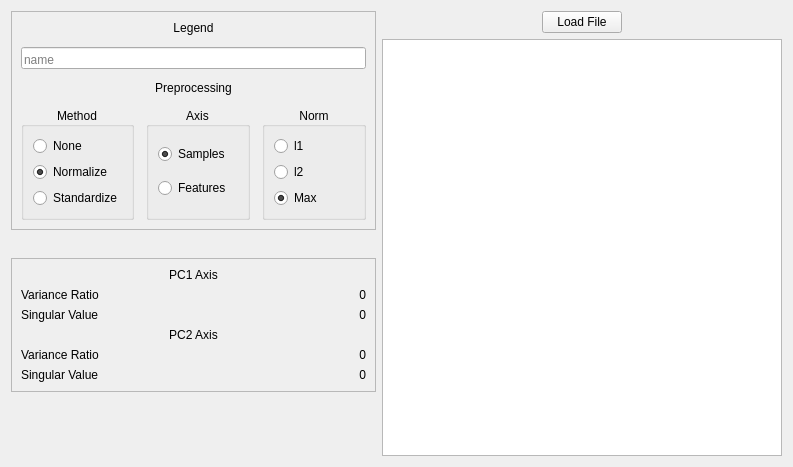
<?xml version="1.0" encoding="UTF-8"?>
<ui version="4.0">
 <class>main_widget</class>
 <widget class="QWidget" name="main_widget">
  <property name="geometry">
   <rect>
    <x>0</x>
    <y>0</y>
    <width>793</width>
    <height>467</height>
   </rect>
  </property>
  <property name="sizePolicy">
   <sizepolicy hsizetype="MinimumExpanding" vsizetype="Fixed">
    <horstretch>0</horstretch>
    <verstretch>0</verstretch>
   </sizepolicy>
  </property>
  <property name="minimumSize">
   <size>
    <width>0</width>
    <height>0</height>
   </size>
  </property>
  <property name="maximumSize">
   <size>
    <width>16777215</width>
    <height>16777215</height>
   </size>
  </property>
  <property name="windowTitle">
   <string>Form</string>
  </property>
  <layout class="QGridLayout" name="gridLayout">
   <item row="4" column="0">
    <widget class="QFrame" name="pc_frame">
     <property name="sizePolicy">
      <sizepolicy hsizetype="MinimumExpanding" vsizetype="Fixed">
       <horstretch>0</horstretch>
       <verstretch>0</verstretch>
      </sizepolicy>
     </property>
     <property name="frameShape">
      <enum>QFrame::StyledPanel</enum>
     </property>
     <property name="frameShadow">
      <enum>QFrame::Raised</enum>
     </property>
     <layout class="QGridLayout" name="gridLayout_2">
      <item row="1" column="0">
       <widget class="QLabel" name="label">
        <property name="sizePolicy">
         <sizepolicy hsizetype="Minimum" vsizetype="Preferred">
          <horstretch>0</horstretch>
          <verstretch>0</verstretch>
         </sizepolicy>
        </property>
        <property name="text">
         <string>Variance Ratio</string>
        </property>
        <property name="alignment">
         <set>Qt::AlignLeading|Qt::AlignLeft|Qt::AlignVCenter</set>
        </property>
       </widget>
      </item>
      <item row="2" column="0">
       <widget class="QLabel" name="label_3">
        <property name="sizePolicy">
         <sizepolicy hsizetype="Minimum" vsizetype="Preferred">
          <horstretch>0</horstretch>
          <verstretch>0</verstretch>
         </sizepolicy>
        </property>
        <property name="text">
         <string>Singular Value</string>
        </property>
        <property name="alignment">
         <set>Qt::AlignLeading|Qt::AlignLeft|Qt::AlignVCenter</set>
        </property>
       </widget>
      </item>
      <item row="7" column="0">
       <widget class="QLabel" name="label_9">
        <property name="sizePolicy">
         <sizepolicy hsizetype="Minimum" vsizetype="Preferred">
          <horstretch>0</horstretch>
          <verstretch>0</verstretch>
         </sizepolicy>
        </property>
        <property name="text">
         <string>Variance Ratio</string>
        </property>
        <property name="alignment">
         <set>Qt::AlignLeading|Qt::AlignLeft|Qt::AlignVCenter</set>
        </property>
       </widget>
      </item>
      <item row="0" column="0" colspan="2">
       <widget class="QLabel" name="label_7">
        <property name="text">
         <string>PC1 Axis</string>
        </property>
        <property name="alignment">
         <set>Qt::AlignCenter</set>
        </property>
       </widget>
      </item>
      <item row="6" column="0" colspan="2">
       <widget class="QLabel" name="label_8">
        <property name="text">
         <string>PC2 Axis</string>
        </property>
        <property name="alignment">
         <set>Qt::AlignCenter</set>
        </property>
       </widget>
      </item>
      <item row="8" column="0">
       <widget class="QLabel" name="label_10">
        <property name="sizePolicy">
         <sizepolicy hsizetype="Minimum" vsizetype="Preferred">
          <horstretch>0</horstretch>
          <verstretch>0</verstretch>
         </sizepolicy>
        </property>
        <property name="text">
         <string>Singular Value</string>
        </property>
        <property name="alignment">
         <set>Qt::AlignLeading|Qt::AlignLeft|Qt::AlignVCenter</set>
        </property>
       </widget>
      </item>
      <item row="1" column="1">
       <widget class="QLabel" name="pc1_variance_ratio">
        <property name="text">
         <string notr="true">0</string>
        </property>
        <property name="alignment">
         <set>Qt::AlignRight|Qt::AlignTrailing|Qt::AlignVCenter</set>
        </property>
       </widget>
      </item>
      <item row="2" column="1">
       <widget class="QLabel" name="pc1_singular_value">
        <property name="text">
         <string notr="true">0</string>
        </property>
        <property name="alignment">
         <set>Qt::AlignRight|Qt::AlignTrailing|Qt::AlignVCenter</set>
        </property>
       </widget>
      </item>
      <item row="7" column="1">
       <widget class="QLabel" name="pc2_variance_ratio">
        <property name="text">
         <string notr="true">0</string>
        </property>
        <property name="alignment">
         <set>Qt::AlignRight|Qt::AlignTrailing|Qt::AlignVCenter</set>
        </property>
       </widget>
      </item>
      <item row="8" column="1">
       <widget class="QLabel" name="pc2_singular_value">
        <property name="text">
         <string notr="true">0</string>
        </property>
        <property name="alignment">
         <set>Qt::AlignRight|Qt::AlignTrailing|Qt::AlignVCenter</set>
        </property>
       </widget>
      </item>
     </layout>
    </widget>
   </item>
   <item row="0" column="1" alignment="Qt::AlignHCenter">
    <widget class="QPushButton" name="button_load_data">
     <property name="sizePolicy">
      <sizepolicy hsizetype="Fixed" vsizetype="Fixed">
       <horstretch>0</horstretch>
       <verstretch>0</verstretch>
      </sizepolicy>
     </property>
     <property name="text">
      <string>Load File</string>
     </property>
    </widget>
   </item>
   <item row="0" column="0" rowspan="3">
    <widget class="QFrame" name="table_cfg_frame">
     <property name="sizePolicy">
      <sizepolicy hsizetype="MinimumExpanding" vsizetype="Fixed">
       <horstretch>0</horstretch>
       <verstretch>0</verstretch>
      </sizepolicy>
     </property>
     <property name="frameShape">
      <enum>QFrame::StyledPanel</enum>
     </property>
     <property name="frameShadow">
      <enum>QFrame::Raised</enum>
     </property>
     <layout class="QGridLayout" name="gridLayout_3">
      <property name="sizeConstraint">
       <enum>QLayout::SetDefaultConstraint</enum>
      </property>
      <property name="spacing">
       <number>12</number>
      </property>
      <item row="5" column="1">
       <widget class="QGroupBox" name="groupbox_axis">
        <property name="sizePolicy">
         <sizepolicy hsizetype="MinimumExpanding" vsizetype="Preferred">
          <horstretch>0</horstretch>
          <verstretch>0</verstretch>
         </sizepolicy>
        </property>
        <property name="title">
         <string>Axis</string>
        </property>
        <property name="alignment">
         <set>Qt::AlignCenter</set>
        </property>
        <layout class="QVBoxLayout" name="verticalLayout">
         <item>
          <widget class="QRadioButton" name="radio_axis_samples">
           <property name="text">
            <string>Samples</string>
           </property>
           <property name="checked">
            <bool>true</bool>
           </property>
          </widget>
         </item>
         <item>
          <widget class="QRadioButton" name="radio_axis_features">
           <property name="text">
            <string>Features</string>
           </property>
          </widget>
         </item>
        </layout>
       </widget>
      </item>
      <item row="5" column="0">
       <widget class="QGroupBox" name="groupbox_method">
        <property name="sizePolicy">
         <sizepolicy hsizetype="MinimumExpanding" vsizetype="Preferred">
          <horstretch>0</horstretch>
          <verstretch>0</verstretch>
         </sizepolicy>
        </property>
        <property name="title">
         <string>Method</string>
        </property>
        <property name="alignment">
         <set>Qt::AlignCenter</set>
        </property>
        <property name="flat">
         <bool>false</bool>
        </property>
        <property name="checkable">
         <bool>false</bool>
        </property>
        <layout class="QVBoxLayout" name="verticalLayout_3">
         <item>
          <widget class="QRadioButton" name="radio_none">
           <property name="text">
            <string>None</string>
           </property>
          </widget>
         </item>
         <item>
          <widget class="QRadioButton" name="radio_normalize">
           <property name="text">
            <string>Normalize</string>
           </property>
           <property name="checked">
            <bool>true</bool>
           </property>
          </widget>
         </item>
         <item>
          <widget class="QRadioButton" name="radio_standardize">
           <property name="text">
            <string>Standardize</string>
           </property>
          </widget>
         </item>
        </layout>
       </widget>
      </item>
      <item row="5" column="2">
       <widget class="QGroupBox" name="groupbox_norm">
        <property name="sizePolicy">
         <sizepolicy hsizetype="MinimumExpanding" vsizetype="Preferred">
          <horstretch>0</horstretch>
          <verstretch>0</verstretch>
         </sizepolicy>
        </property>
        <property name="title">
         <string>Norm</string>
        </property>
        <property name="alignment">
         <set>Qt::AlignCenter</set>
        </property>
        <property name="flat">
         <bool>false</bool>
        </property>
        <layout class="QVBoxLayout" name="verticalLayout_2">
         <item>
          <widget class="QRadioButton" name="radio_norm_l1">
           <property name="text">
            <string>l1</string>
           </property>
          </widget>
         </item>
         <item>
          <widget class="QRadioButton" name="radio_norm_l2">
           <property name="text">
            <string>l2</string>
           </property>
          </widget>
         </item>
         <item>
          <widget class="QRadioButton" name="radio_norm_max">
           <property name="text">
            <string>Max</string>
           </property>
           <property name="checked">
            <bool>true</bool>
           </property>
          </widget>
         </item>
        </layout>
       </widget>
      </item>
      <item row="3" column="0" colspan="3">
       <widget class="QLineEdit" name="legend_name">
        <property name="sizePolicy">
         <sizepolicy hsizetype="Minimum" vsizetype="Fixed">
          <horstretch>0</horstretch>
          <verstretch>0</verstretch>
         </sizepolicy>
        </property>
        <property name="minimumSize">
         <size>
          <width>0</width>
          <height>0</height>
         </size>
        </property>
        <property name="focusPolicy">
         <enum>Qt::StrongFocus</enum>
        </property>
        <property name="alignment">
         <set>Qt::AlignBottom|Qt::AlignLeading|Qt::AlignLeft</set>
        </property>
        <property name="placeholderText">
         <string>name</string>
        </property>
       </widget>
      </item>
      <item row="1" column="0" colspan="3">
       <widget class="QLabel" name="label_2">
        <property name="sizePolicy">
         <sizepolicy hsizetype="Minimum" vsizetype="Fixed">
          <horstretch>0</horstretch>
          <verstretch>0</verstretch>
         </sizepolicy>
        </property>
        <property name="text">
         <string>Legend</string>
        </property>
        <property name="alignment">
         <set>Qt::AlignCenter</set>
        </property>
       </widget>
      </item>
      <item row="4" column="0" colspan="3">
       <widget class="QLabel" name="label_5">
        <property name="sizePolicy">
         <sizepolicy hsizetype="Minimum" vsizetype="Fixed">
          <horstretch>0</horstretch>
          <verstretch>0</verstretch>
         </sizepolicy>
        </property>
        <property name="text">
         <string>Preprocessing</string>
        </property>
        <property name="alignment">
         <set>Qt::AlignCenter</set>
        </property>
       </widget>
      </item>
     </layout>
    </widget>
   </item>
   <item row="1" column="1" rowspan="7">
    <widget class="QTableView" name="table_view">
     <property name="sizePolicy">
      <sizepolicy hsizetype="MinimumExpanding" vsizetype="MinimumExpanding">
       <horstretch>0</horstretch>
       <verstretch>0</verstretch>
      </sizepolicy>
     </property>
     <property name="minimumSize">
      <size>
       <width>400</width>
       <height>0</height>
      </size>
     </property>
     <property name="maximumSize">
      <size>
       <width>16777215</width>
       <height>16777215</height>
      </size>
     </property>
     <property name="horizontalScrollBarPolicy">
      <enum>Qt::ScrollBarAsNeeded</enum>
     </property>
     <property name="sizeAdjustPolicy">
      <enum>QAbstractScrollArea::AdjustToContentsOnFirstShow</enum>
     </property>
     <property name="selectionBehavior">
      <enum>QAbstractItemView::SelectRows</enum>
     </property>
     <property name="textElideMode">
      <enum>Qt::ElideNone</enum>
     </property>
     <property name="showGrid">
      <bool>false</bool>
     </property>
     <property name="sortingEnabled">
      <bool>false</bool>
     </property>
     <property name="wordWrap">
      <bool>false</bool>
     </property>
     <property name="cornerButtonEnabled">
      <bool>false</bool>
     </property>
     <attribute name="horizontalHeaderStretchLastSection">
      <bool>false</bool>
     </attribute>
     <attribute name="verticalHeaderVisible">
      <bool>true</bool>
     </attribute>
    </widget>
   </item>
  </layout>
 </widget>
 <resources/>
 <connections/>
</ui>
